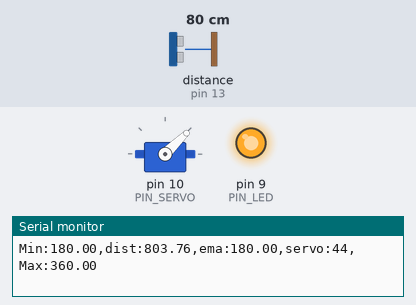
A sketch run on a simulated Arduino Uno, built with avr-gcc and run on an emulated ATmega328P. Shown: servo, output pins drawn as LEDs (lit = HIGH), the last lines printed to the serial monitor. Wiring (inferred from the names in the program): ultrasonic range finder: trigger pin 12; echo pin 13. The test bench sets the inputs (shaded band); at power-on: distance to the obstacle (sensor on pin 13) 80 cm. The echo pulse lasts 58.3 µs per cm; pins used as bus, display or sensor lines are not drawn.

Above: at 1.2 s.
1.3 s: distance to the obstacle (sensor on pin 13) set to 35 cm
At 3.13 s:
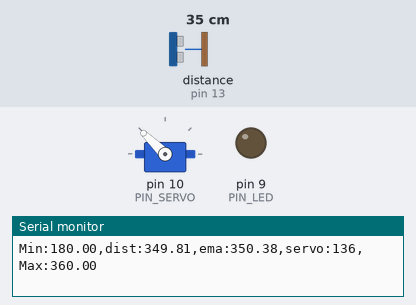
4.3 s: distance to the obstacle (sensor on pin 13) set to 2 cm
At 4.8 s:
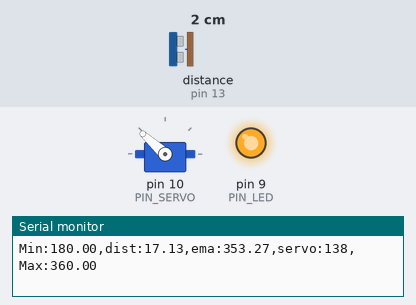
Timing chart, 0 to 7.3 s (numbered marks = the images above; inputs shaded):
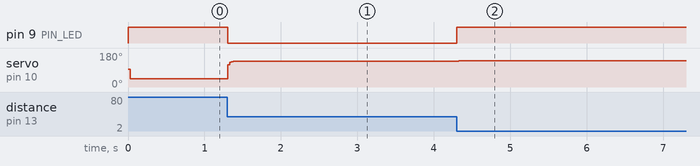

The sketch:

11_example_1.ino
```cpp
#include <Servo.h>

// Arduino pin assignment
#define PIN_LED   9   // LED active-low
#define PIN_TRIG  12  // sonar sensor TRIGGER
#define PIN_ECHO  13  // sonar sensor ECHO
#define PIN_SERVO 10  // servo motor

// configurable parameters for sonar
#define SND_VEL 346.0     // sound velocity at 24 celsius degree (unit: m/sec)
#define INTERVAL 25       // sampling interval (unit: msec)
#define PULSE_DURATION 10 // ultra-sound Pulse Duration (unit: usec)
#define _DIST_MIN 180.0   // minimum distance to be measured (unit: mm)
#define _DIST_MAX 360.0   // maximum distance to be measured (unit: mm)

#define TIMEOUT ((INTERVAL / 2) * 1000.0) // maximum echo waiting time (unit: usec)
#define SCALE (0.001 * 0.5 * SND_VEL) // coefficient to convert duration to distance

#define _EMA_ALPHA 0.8    // EMA weight of new sample (range: 0 to 1)

// duty duration for myservo.writeMicroseconds()
#define _DUTY_MIN 1000 // servo full clockwise position (0 degree)
#define _DUTY_NEU 1500 // servo neutral position (90 degree)
#define _DUTY_MAX 2000 // servo full counterclockwise position (180 degree)

// global variables
float dist_ema, dist_prev = _DIST_MAX; // unit: mm
unsigned long last_sampling_time;       // unit: ms

Servo myservo;

void setup() {
  // initialize GPIO pins
  pinMode(PIN_LED, OUTPUT);
  pinMode(PIN_TRIG, OUTPUT);    // sonar TRIGGER
  pinMode(PIN_ECHO, INPUT);     // sonar ECHO
  digitalWrite(PIN_TRIG, LOW);  // turn-off Sonar

  // Active-Low LED 초기화 (초기 상태 Off)
  digitalWrite(PIN_LED, HIGH);

  myservo.attach(PIN_SERVO);
  myservo.writeMicroseconds(_DUTY_NEU);

  // initialize USS related variables
  dist_prev = _DIST_MIN;
  dist_ema = _DIST_MIN;

  // initialize serial port
  Serial.begin(57600);
}

void loop() {
  float dist_raw, dist_filtered;
  int servo_duty;

  // wait until next sampling time.
  if (millis() < last_sampling_time + INTERVAL)
    return;

  // get a distance reading from the USS
  dist_raw = USS_measure(PIN_TRIG, PIN_ECHO);

  // range filter
  if ((dist_raw == 0.0) || (dist_raw > _DIST_MAX)) {
      dist_filtered = dist_prev;
      digitalWrite(PIN_LED, HIGH); // LED OFF (범위 벗어남)
  } else if (dist_raw < _DIST_MIN) {
      dist_filtered = dist_prev;
      digitalWrite(PIN_LED, HIGH); // LED OFF (범위 벗어남)
  } else {    // In desired Range
      dist_filtered = dist_raw;
      dist_prev = dist_raw;
      digitalWrite(PIN_LED, LOW);  // LED ON (정상 범위 내 동작)
  }

  // EMA filter equation applied
  dist_ema = _EMA_ALPHA * dist_filtered + (1.0 - _EMA_ALPHA) * dist_ema;

  // 비례 제어: _DIST_MIN(180mm) ~ _DIST_MAX(360mm)를 _DUTY_MIN(1000us) ~ _DUTY_MAX(2000us)에 매핑
  if (dist_ema <= _DIST_MIN) {
      servo_duty = _DUTY_MIN;
  } else if (dist_ema >= _DIST_MAX) {
      servo_duty = _DUTY_MAX;
  } else {
      servo_duty = _DUTY_MIN + (int)((dist_ema - _DIST_MIN) * (_DUTY_MAX - _DUTY_MIN) / (_DIST_MAX - _DIST_MIN));
  }

  // 서보 제어
  myservo.writeMicroseconds(servo_duty);

  // 시리얼 플로터 출력 (Serial Plotter)
  Serial.print("Min:");       Serial.print(_DIST_MIN);
  Serial.print(",dist:");      Serial.print(dist_raw);
  Serial.print(",ema:");      Serial.print(dist_ema);
  Serial.print(",servo:");    Serial.print(myservo.read());
  Serial.print(",Max:");      Serial.print(_DIST_MAX);
  Serial.println("");

  // update last sampling time
  last_sampling_time += INTERVAL;
}

// get a distance reading from USS. return value is in millimeter.
float USS_measure(int TRIG, int ECHO)
{
  digitalWrite(TRIG, HIGH);
  delayMicroseconds(PULSE_DURATION);
  digitalWrite(TRIG, LOW);

  return pulseIn(ECHO, HIGH, TIMEOUT) * SCALE; // unit: mm
}
```

Measured:
- after the input at 1.3 s, pin 9 (PIN_LED): HIGH → LOW at once
- after the input at 4.3 s, pin 9 (PIN_LED): LOW → HIGH at once; servo on pin 10 (PIN_SERVO): goes on until 4.3 s, then stays 138°
